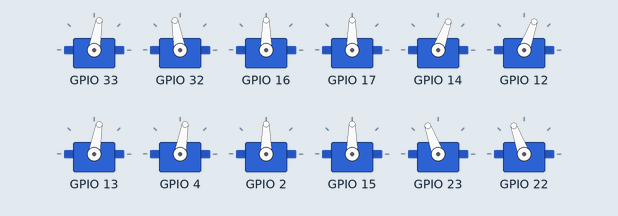
The sketch below on a simulated ESP32-S3. Shown: 12 × servo.

Above: at 0.15 s.
At 5.55 s:
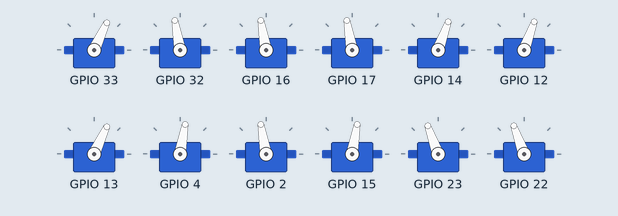
At 11.05 s:
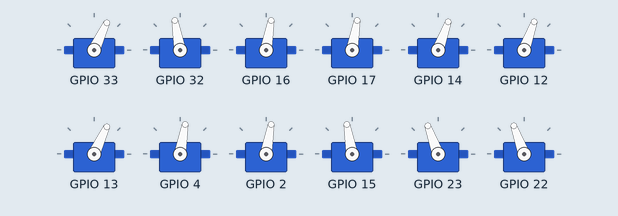
At 16.55 s:
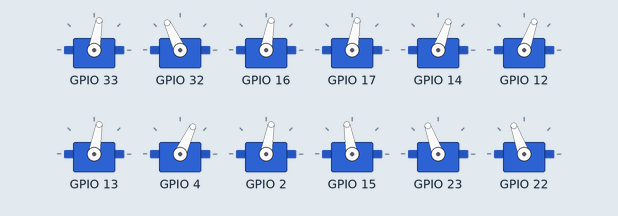
At 22.05 s:
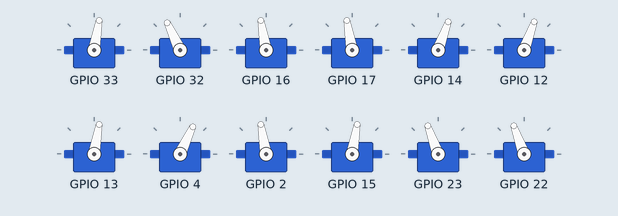
Timing chart, 0 to 28.7 s (numbered marks = the images above):
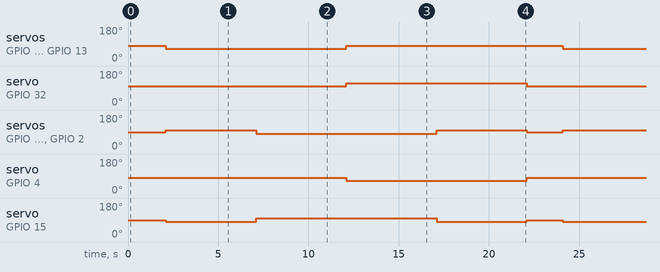

The sketch:

_esp32s3_exec_1.ino
```cpp
/*
  Controls servo position from 0-180 degrees and back
  https://wokwi.com/projects/350037178957431378
  by dlloydev, December 2022.
*/
//걷기
#include <pwmWrite.h>

Pwm pwm = Pwm();

const int servo[16] = {33, 32, 16, 17, 14, 12, 13, 4, 2, 15, 23, 22, 21, 19, 18, 5};
int pos = 0;
int stand[16] = {80, 100, 90, 90, 70, 70, 80, 80, 90, 90, 110, 110, 100, 100, 90, 90};


//1 2 5 구동 준비
int pos0[16] = {65, 100, 100, 100,
        70, 70, 65, 80, 100, 80,
        110, 110, 100, 115, 100, 80};

//1 2 5 구동 완료
int pos1[16] = {65, 100, 80, 80,
        70, 70, 65, 80, 80, 100,
        110, 110, 100, 115, 80, 100};

//3 4 6 구동 준비
int pos2[16] = {80, 115, 80, 80,
        70, 70, 80, 65, 80, 100,
        110, 110, 115, 100, 80, 100};

//3 4 6 구동 완료
int pos3[16] = {80, 115, 100, 100,
        70, 70, 80, 65, 100, 80,
        110, 110, 115, 100, 100, 80};


void setup() {
  //서보 채널 정해주기, 처음 들어오는 순서대로 0번
  idle();
}

void loop() {
  for(int i = 0; i < 20; i++){
    idle();
  }

  for(int i = 0; i < 50; i++){
    setMotors(pos0);
  }

  for(int i = 0; i < 50; i++){
    setMotors(pos1);
  }

  for(int i = 0; i < 50; i++){
    setMotors(pos2);
  }

  for(int i = 0; i < 50; i++){
    setMotors(pos3);
  }
}

void idle(){
  setMotors(stand);
}


void setMotors(int arr[]){
  pwm.writeServo(servo[0], arr[0]);   //3번 중간다리 33
  pwm.writeServo(servo[1], arr[1]);  //5번 중간다리 32
  pwm.writeServo(servo[2], arr[2]);   //3번 첫다리  16
  pwm.writeServo(servo[3], arr[3]);   //5번 첫다리  17
  pwm.writeServo(servo[4], arr[4]);   //4번 끝다리  14
  pwm.writeServo(servo[5], arr[5]);   //2번 끝다리  12
  pwm.writeServo(servo[6], arr[6]);   //4번 중간다리 13
  pwm.writeServo(servo[7], arr[7]);   //2번 중간다리 4
  pwm.writeServo(servo[8], arr[8]);   //4번 첫다리  2
  pwm.writeServo(servo[9], arr[9]);   //2번 첫다리  15
  pwm.writeServo(servo[10], arr[10]); //1번 끝다리  23
  pwm.writeServo(servo[11], arr[11]); //6번 끝다리  22
  pwm.writeServo(servo[12], arr[12]); //1번 중간다리 21
  pwm.writeServo(servo[13], arr[13]); //6번 중간다리 19
  pwm.writeServo(servo[14], arr[14]);  //1번 첫다리  18
  pwm.writeServo(servo[15], arr[15]);  //6번 첫다리  5
  delay(100);
}
```

Measured:
- by itself, servo on GPIO 33, servo on GPIO 13, servo on GPIO 4: alternates 80° for 12.0 s and 65° for 10.0 s
- by itself, servo on GPIO 32: alternates 115° for 10.0 s and 100° for 12.0 s
- by itself, servo on GPIO 16, servo on GPIO 17, servo on GPIO 2: repeats every 22.0 s: 80° 10.0 s, 100° 5.0 s, 90° 2.0 s, 100° 5.0 s
- by itself, servo on GPIO 15: repeats every 22.0 s: 100° 10.0 s, 80° 5.0 s, 90° 2.0 s, 80° 5.0 s
